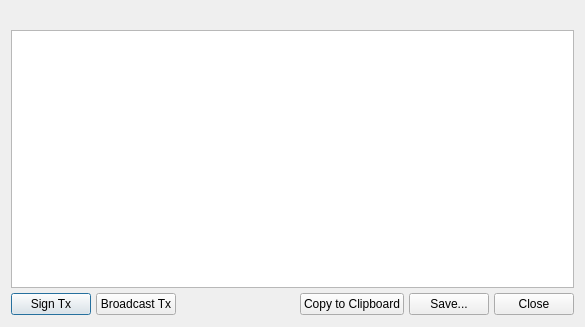
<?xml version="1.0" encoding="UTF-8"?>
<ui version="4.0">
 <class>PSBTOperationsDialog</class>
 <widget class="QDialog" name="PSBTOperationsDialog">
  <property name="geometry">
   <rect>
    <x>0</x>
    <y>0</y>
    <width>585</width>
    <height>327</height>
   </rect>
  </property>
  <property name="windowTitle">
   <string>Dialog</string>
  </property>
  <layout class="QVBoxLayout" name="verticalLayout">
   <property name="spacing">
    <number>12</number>
   </property>
   <property name="sizeConstraint">
    <enum>QLayout::SetDefaultConstraint</enum>
   </property>
   <property name="bottomMargin">
    <number>12</number>
   </property>
   <item>
    <layout class="QVBoxLayout" name="mainDialogLayout">
     <property name="spacing">
      <number>5</number>
     </property>
     <property name="topMargin">
      <number>0</number>
     </property>
     <property name="bottomMargin">
      <number>0</number>
     </property>
     <item>
      <widget class="QLabel" name="statusBar">
       <property name="font">
        <font>
         <bold>true</bold>
        </font>
       </property>
       <property name="autoFillBackground">
        <bool>false</bool>
       </property>
       <property name="styleSheet">
        <string notr="true"/>
       </property>
       <property name="text">
        <string/>
       </property>
      </widget>
     </item>
     <item>
      <widget class="QTextEdit" name="transactionDescription">
       <property name="undoRedoEnabled">
        <bool>false</bool>
       </property>
       <property name="readOnly">
        <bool>true</bool>
       </property>
      </widget>
     </item>
     <item>
      <layout class="QHBoxLayout" name="buttonRowLayout">
       <property name="spacing">
        <number>5</number>
       </property>
       <item>
        <widget class="QPushButton" name="signTransactionButton">
         <property name="sizePolicy">
          <sizepolicy hsizetype="Minimum" vsizetype="Fixed">
           <horstretch>0</horstretch>
           <verstretch>0</verstretch>
          </sizepolicy>
         </property>
         <property name="font">
          <font>
           <bold>false</bold>
          </font>
         </property>
         <property name="text">
          <string>Sign Tx</string>
         </property>
         <property name="autoDefault">
          <bool>true</bool>
         </property>
         <property name="default">
          <bool>false</bool>
         </property>
         <property name="flat">
          <bool>false</bool>
         </property>
        </widget>
       </item>
       <item>
        <widget class="QPushButton" name="broadcastTransactionButton">
         <property name="text">
          <string>Broadcast Tx</string>
         </property>
        </widget>
       </item>
       <item>
        <spacer name="horizontalSpacer">
         <property name="orientation">
          <enum>Qt::Horizontal</enum>
         </property>
         <property name="sizeHint" stdset="0">
          <size>
           <width>40</width>
           <height>20</height>
          </size>
         </property>
        </spacer>
       </item>
       <item>
        <widget class="QPushButton" name="copyToClipboardButton">
         <property name="text">
          <string>Copy to Clipboard</string>
         </property>
        </widget>
       </item>
       <item>
        <widget class="QPushButton" name="saveButton">
         <property name="text">
          <string>Save...</string>
         </property>
        </widget>
       </item>
       <item>
        <widget class="QPushButton" name="closeButton">
         <property name="text">
          <string>Close</string>
         </property>
        </widget>
       </item>
      </layout>
     </item>
    </layout>
   </item>
  </layout>
 </widget>
 <resources/>
 <connections/>
</ui>
